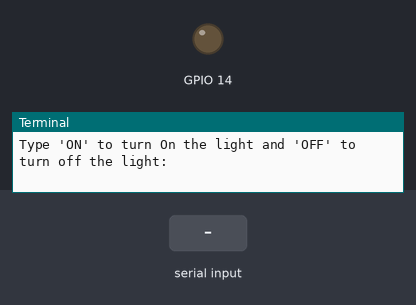
The program below on a simulated Raspberry Pi (BCM pin numbers). Parts: output pins drawn as LEDs (lit = HIGH), the last lines printed to the terminal. Inputs (shaded band) come from the test bench.

Above: at 1.2 s.
1.3 s: "ON" typed at the terminal, then Enter
At 2.0 s:
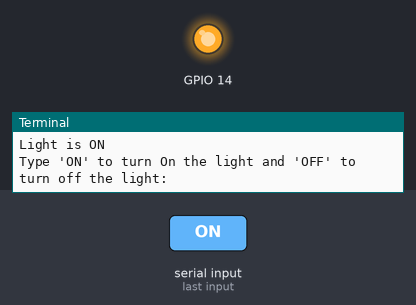
2.8 s: "OFF" typed at the terminal, then Enter
At 3.1 s:
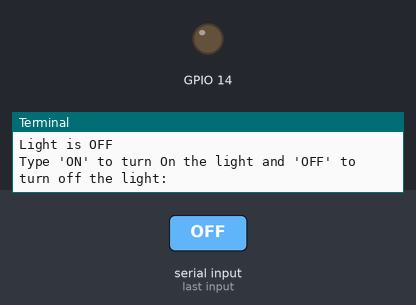
Timing chart, 0 to 5.8 s (numbered marks = the images above; inputs shaded):
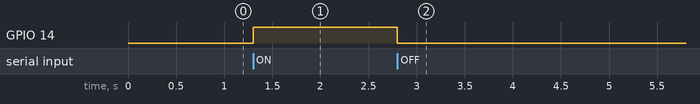

Measured:
- after the input at 1.3 s, GPIO 14: LOW → HIGH at once
- after the input at 2.8 s, GPIO 14: HIGH → LOW at once

The program:

LED_ON_OFF.py
```python
"""
Connect the LED Anode to GPIO14
Connect the ground to GND
"""

import RPi.GPIO as GPIO
import time

GPIO.setmode(GPIO.BCM)
GPIO.setwarnings(False)
GPIO.setup(14,GPIO.OUT)

while True:
    command = input("Type 'ON' to turn On the light and 'OFF' to turn off the light: ")
    if command == "ON":
        GPIO.output(14,GPIO.HIGH)
        print("Light is ON")
    if command == "OFF":
        GPIO.output(14,GPIO.LOW)
        print("Light is OFF")
```
